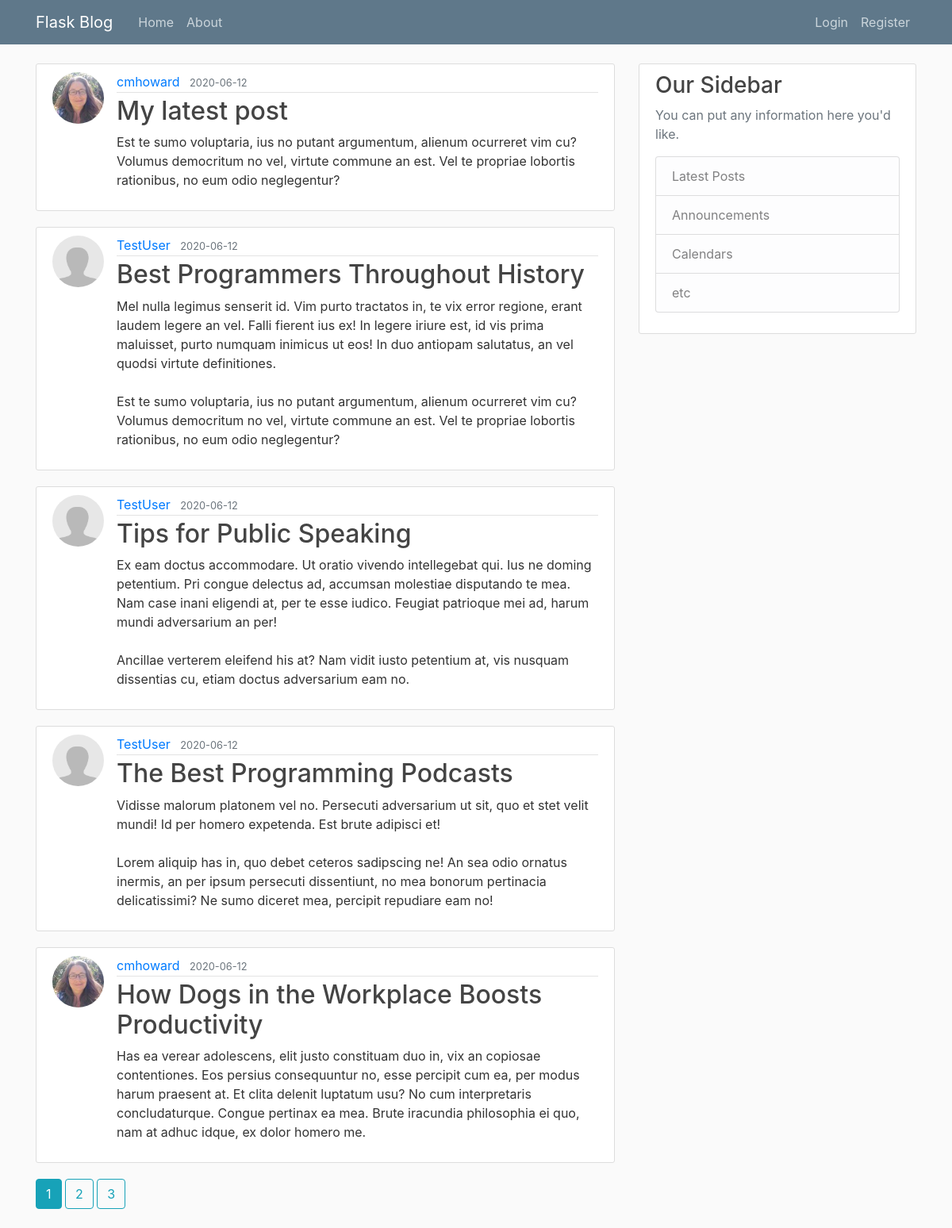
The page /home on the database its author committed.
### flaskblog/models.py (models this page shows, shortened)
class Post(db.Model):
    id = db.Column(db.Integer, primary_key=True)
    title = db.Column(db.String(100), nullable=False)
    date_posted = db.Column(db.DateTime, nullable=False, default=datetime.utcnow)
    content = db.Column(db.Text, nullable=False)
    user_id = db.Column(db.Integer, db.ForeignKey('user.id'), nullable=False)

class User(db.Model, UserMixin):
    id = db.Column(db.Integer, primary_key=True)
    username = db.Column(db.String(20), unique=True, nullable=False)
    email = db.Column(db.String(120), unique=True, nullable=False)
    image_file = db.Column(db.String(20), nullable=False, default='default.png')
    password = db.Column(db.String(60), nullable=False)
    posts = db.relationship('Post', backref='author', lazy=True)

### flaskblog/routes.py (the view)
@app.route('/')
@app.route('/home')
def home():
    page = request.args.get('page', 1, type=int)
    posts = Post.query.order_by(Post.date_posted.desc()).paginate(page=page, per_page=5)
    return render_template('home.html', posts=posts)

### flaskblog/templates/home.html
{% extends "layout.html" %}
{% block content %}
    {% for post in posts.items %}
        <article class="media content-section">
            <img class="rounded-circle article-img" src="{{ url_for('static',filename='profile_pics/' + post.author.image_file) }}">
            <div class="media-body">
            <div class="article-metadata">
              <a class="mr-2" href="{{ url_for('user_posts', username=post.author.username) }}">{{ post.author.username }}</a>
              <small class="text-muted">{{ post.date_posted.strftime('%Y-%m-%d') }}</small>
            </div>
            <h2><a class="article-title" href="{{ url_for('post', post_id=post.id)}}">{{ post.title }}</a></h2>
            <p class="article-content">{{ post.content }}</p>
            </div>
        </article>
    {% endfor %}
    {% for page_num in posts.iter_pages(left_edge=1, right_edge=1, left_current=1, right_current=2) %}
      {% if page_num %}
        {% if posts.page == page_num %}
          <a class="btn btn-info mb-4" href="{{ url_for('home', page=page_num) }}">{{ page_num }}</a>
        {% else %}
          <a class="btn btn-outline-info mb-4" href="{{ url_for('home', page=page_num) }}">{{ page_num }}</a>
        {% endif %}
      {% else %}
        ...
      {% endif %}
    {% endfor %}
{% endblock content %}

### flaskblog/templates/layout.html (shortened to what this page needs)
<!DOCTYPE html>
<html lang="en" dir="ltr">
    <head>
        <link rel="stylesheet" href="https://stackpath.bootstrapcdn.com/bootstrap/4.5.0/css/bootstrap.min.css">
        <link rel="stylesheet" type ="text/css" href="{{ url_for('static',filename='main.css') }}">
    </head>
    <body>
        <header class="site-header">
          <nav class="navbar navbar-expand-md navbar-dark bg-steel fixed-top">
            <div class="container">
              <a class="navbar-brand mr-4" href="/">Flask Blog</a>
              <div class="collapse navbar-collapse" id="navbarToggle">
                <div class="navbar-nav mr-auto">
                  <a class="nav-item nav-link" href="{{ url_for('home') }}">Home</a>
                  <a class="nav-item nav-link" href="{{ url_for('about') }}">About</a>
                </div>
                <div class="navbar-nav">
                  {% if current_user.is_authenticated %}
                    <a class="nav-item nav-link" href="{{ url_for('new_post') }}">New Post</a>
                    <a class="nav-item nav-link" href="{{ url_for('account') }}">Account</a>
                    <a class="nav-item nav-link" href="{{ url_for('logout') }}">Logout</a>
                  {% else %}
                    <a class="nav-item nav-link" href="{{ url_for('login') }}">Login</a>
                    <a class="nav-item nav-link" href="{{ url_for('register') }}">Register</a>
                  {% endif %}
                </div>
              </div>
            </div>
          </nav>
        </header>
        <main role="main" class="container">
          <div class="row">
            <div class="col-md-8">
              {% block content %}{% endblock %}
            </div>
            <div class="col-md-4">
              <div class="content-section">
                <h3>Our Sidebar</h3>
                <p class='text-muted'>You can put any information here you'd like.
                  <ul class="list-group">
                    <li class="list-group-item list-group-item-light">Latest Posts</li>
                    <li class="list-group-item list-group-item-light">Announcements</li>
                    <li class="list-group-item list-group-item-light">Calendars</li>
                    <li class="list-group-item list-group-item-light">etc</li>
                  </ul>
                </p>
              </div>
            </div>
          </div>
        </main>
    </body>
</html>

### flaskblog/static/main.css (style rules this page uses)
body { background: #fafafa; color: #333333; margin-top: 5rem; }
h1, h2, h3, h4, h5, h6 { color: #444444; }
.bg-steel { background-color: #5f788a; }
.site-header .navbar-nav .nav-link { color: #cbd5db; }
.content-section { background: #ffffff; padding: 10px 20px; border: 1px solid #dddddd; border-radius: 3px; margin-bottom: 20px; }
.article-title { color: #444444; }
.article-content { white-space: pre-line; }
.article-img { height: 65px; width: 65px; margin-right: 16px; }
.article-metadata { padding-bottom: 1px; margin-bottom: 4px; border-bottom: 1px solid #e3e3e3 }

### rows shown on the page
Post: image_file (picture), author.username "cmhoward", date_posted "2020-06-12", title "My latest post", content "Est te sumo voluptaria, ius no putant argumentum, alienum ocurreret vim cu? Volumus democritum no vel, virtute commune an est. Vel te propriae lobortis rationibus, no eum odio neglegentur?"
Post: image_file (placeholder picture), author.username "TestUser", date_posted "2020-06-12", title "Best Programmers Throughout History", content "Mel nulla legimus senserit id. Vim purto tractatos in, te vix error regione, erant laudem legere an vel. Falli fierent ius ex! In legere iriure est, id vis prima maluisset, purto numquam inimicus ut eos! In duo antiopam salutatus, an vel quodsi virtute definitiones. Est te sumo voluptaria, ius no putant argumentum, alienum ocurreret vim cu? Volumus democritum no vel, virtute commune an est. Vel te propriae lobortis rationibus, no eum odio neglegentur?"
Post: image_file (placeholder picture), author.username "TestUser", date_posted "2020-06-12", title "Tips for Public Speaking", content "Ex eam doctus accommodare. Ut oratio vivendo intellegebat qui. Ius ne doming petentium. Pri congue delectus ad, accumsan molestiae disputando te mea. Nam case inani eligendi at, per te esse iudico. Feugiat patrioque mei ad, harum mundi adversarium an per! Ancillae verterem eleifend his at? Nam vidit iusto petentium at, vis nusquam dissentias cu, etiam doctus adversarium eam no."
Post: image_file (placeholder picture), author.username "TestUser", date_posted "2020-06-12", title "The Best Programming Podcasts", content "Vidisse malorum platonem vel no. Persecuti adversarium ut sit, quo et stet velit mundi! Id per homero expetenda. Est brute adipisci et! Lorem aliquip has in, quo debet ceteros sadipscing ne! An sea odio ornatus inermis, an per ipsum persecuti dissentiunt, no mea bonorum pertinacia delicatissimi? Ne sumo diceret mea, percipit repudiare eam no!"
Post: image_file (picture), author.username "cmhoward", date_posted "2020-06-12", title "How Dogs in the Workplace Boosts Productivity", content "Has ea verear adolescens, elit justo constituam duo in, vix an copiosae contentiones. Eos persius consequuntur no, esse percipit cum ea, per modus harum praesent at. Et clita delenit luptatum usu? No cum interpretaris concludaturque. Congue pertinax ea mea. Brute iracundia philosophia ei quo, nam at adhuc idque, ex dolor homero me."

### other values the page prints
{{ page_num }} "1"
{{ page_num }} "2" "3"
